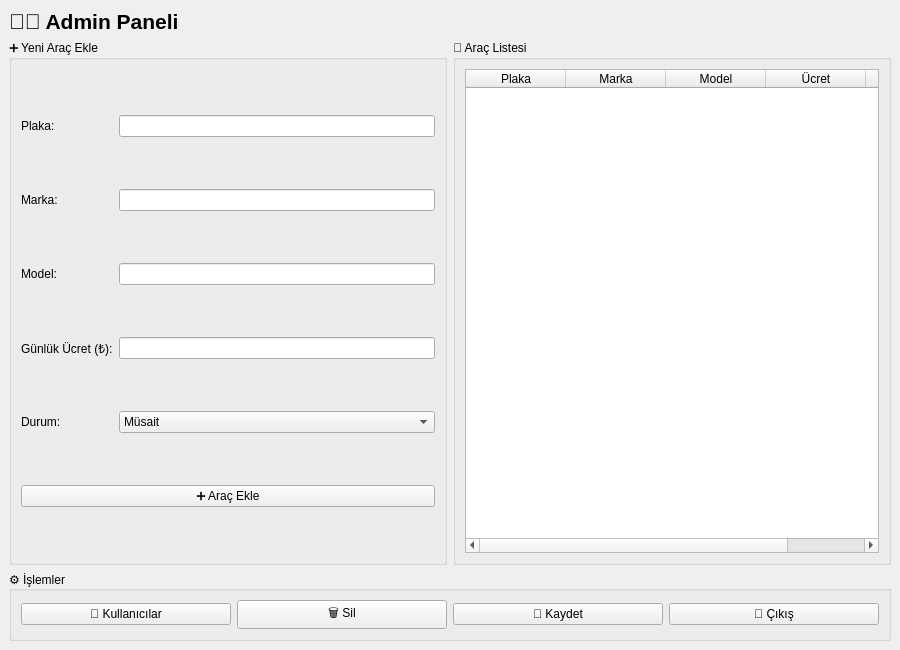
<?xml version="1.0" encoding="UTF-8"?>
<ui version="4.0">
 <class>AdminWindow</class>
 <widget class="QMainWindow" name="AdminWindow">
  <property name="geometry">
   <rect>
    <x>0</x>
    <y>0</y>
    <width>900</width>
    <height>650</height>
   </rect>
  </property>
  <property name="windowTitle">
   <string>👨‍💼 Admin Paneli - Araç Yönetimi</string>
  </property>
  <widget class="QWidget" name="centralwidget">
   <layout class="QVBoxLayout" name="verticalLayout_3">
    <item>
     <widget class="QLabel" name="label_admin_title">
      <property name="font">
       <font>
        <pointsize>16</pointsize>
        <weight>75</weight>
        <bold>true</bold>
       </font>
      </property>
      <property name="text">
       <string>👨‍💼 Admin Paneli</string>
      </property>
     </widget>
    </item>
    <item>
     <layout class="QHBoxLayout" name="horizontalLayout">
      <item>
       <widget class="QGroupBox" name="groupBox_2">
        <property name="title">
         <string>➕ Yeni Araç Ekle</string>
        </property>
        <layout class="QGridLayout" name="gridLayout_2">
         <item row="0" column="0"><widget class="QLabel"><property name="text"><string>Plaka:</string></property></widget></item>
         <item row="0" column="1"><widget class="QLineEdit" name="entry_plaka"/></item>
         <item row="1" column="0"><widget class="QLabel"><property name="text"><string>Marka:</string></property></widget></item>
         <item row="1" column="1"><widget class="QLineEdit" name="entry_marka"/></item>
         <item row="2" column="0"><widget class="QLabel"><property name="text"><string>Model:</string></property></widget></item>
         <item row="2" column="1"><widget class="QLineEdit" name="entry_model"/></item>
         <item row="3" column="0"><widget class="QLabel"><property name="text"><string>Günlük Ücret (₺):</string></property></widget></item>
         <item row="3" column="1"><widget class="QLineEdit" name="entry_ucret"/></item>
         <item row="4" column="0"><widget class="QLabel"><property name="text"><string>Durum:</string></property></widget></item>
         <item row="4" column="1">
          <widget class="QComboBox" name="combo_durum">
           <item><property name="text"><string>Müsait</string></property></item>
           <item><property name="text"><string>Kirada</string></property></item>
           <item><property name="text"><string>Bakımda</string></property></item>
          </widget>
         </item>
         <item row="5" column="0" colspan="2">
          <widget class="QPushButton" name="btn_add_vehicle">
           <property name="text"><string>➕ Araç Ekle</string></property>
          </widget>
         </item>
        </layout>
       </widget>
      </item>
      <item>
       <widget class="QGroupBox" name="groupBox_3">
        <property name="title"><string>🚗 Araç Listesi</string></property>
        <layout class="QVBoxLayout" name="verticalLayout_4">
         <item>
          <widget class="QTableWidget" name="table_vehicles">
           <column><property name="text"><string>Plaka</string></property></column>
           <column><property name="text"><string>Marka</string></property></column>
           <column><property name="text"><string>Model</string></property></column>
           <column><property name="text"><string>Ücret</string></property></column>
           <column><property name="text"><string>Durum</string></property></column>
          </widget>
         </item>
        </layout>
       </widget>
      </item>
     </layout>
    </item>
    <item>
     <widget class="QGroupBox" name="groupBox_4">
      <property name="title"><string>⚙️ İşlemler</string></property>
      <layout class="QHBoxLayout" name="layout_actions">
       <item><widget class="QPushButton" name="btn_users"><property name="text"><string>👥 Kullanıcılar</string></property></widget></item>
       <item><widget class="QPushButton" name="btn_delete"><property name="text"><string>🗑️ Sil</string></property></widget></item>
       <item><widget class="QPushButton" name="btn_save"><property name="text"><string>💾 Kaydet</string></property></widget></item>
       <item><widget class="QPushButton" name="btn_logout_admin"><property name="text"><string>🚪 Çıkış</string></property></widget></item>
      </layout>
     </widget>
    </item>
   </layout>
  </widget>
 </widget>
 <resources/>
 <connections/>
</ui>
